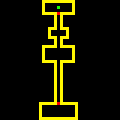

Rendered tile map (Tiled .tmx) drawn with the repository's tilesets; below, a short description and the full map source, tile grids included:
An orthogonal 40x40 tile map with 3x3 px tiles, 1 tile layer (Tile Layer 1).

<map version="1.10" tiledversion="1.11.1" orientation="orthogonal" renderorder="right-down" width="40" height="40" tilewidth="3" tileheight="3" infinite="0" nextlayerid="2" nextobjectid="1">
 <tileset firstgid="1" source="map-code-sprite-sheet.tsx" />
 <layer id="1" name="Tile Layer 1" width="40" height="40">
  <data encoding="csv">
0,0,0,0,0,0,0,0,0,0,0,0,0,0,2,2,2,2,2,2,2,2,2,2,2,0,0,0,0,0,0,0,0,0,0,0,0,0,0,0,
0,0,0,0,0,0,0,0,0,0,0,0,0,0,2,0,0,0,0,0,0,0,0,0,2,0,0,0,0,0,0,0,0,0,0,0,0,0,0,0,
0,0,0,0,0,0,0,0,0,0,0,0,0,0,2,0,0,0,0,4,0,0,0,0,2,0,0,0,0,0,0,0,0,0,0,0,0,0,0,0,
0,0,0,0,0,0,0,0,0,0,0,0,0,0,2,0,0,0,0,0,0,0,0,0,2,0,0,0,0,0,0,0,0,0,0,0,0,0,0,0,
0,0,0,0,0,0,0,0,0,0,0,0,0,0,2,2,2,2,2,3,2,2,2,2,2,0,0,0,0,0,0,0,0,0,0,0,0,0,0,0,
0,0,0,0,0,0,0,0,0,0,0,0,0,0,0,0,0,0,2,0,2,0,0,0,0,0,0,0,0,0,0,0,0,0,0,0,0,0,0,0,
0,0,0,0,0,0,0,0,0,0,0,0,0,0,0,0,0,0,2,0,2,0,0,0,0,0,0,0,0,0,0,0,0,0,0,0,0,0,0,0,
0,0,0,0,0,0,0,0,0,0,0,0,0,0,0,0,0,0,2,0,2,0,0,0,0,0,0,0,0,0,0,0,0,0,0,0,0,0,0,0,
0,0,0,0,0,0,0,0,0,0,0,0,0,0,0,0,0,0,2,0,2,0,0,0,0,0,0,0,0,0,0,0,0,0,0,0,0,0,0,0,
0,0,0,0,0,0,0,0,0,0,0,0,0,0,0,0,2,2,2,0,2,2,2,0,0,0,0,0,0,0,0,0,0,0,0,0,0,0,0,0,
0,0,0,0,0,0,0,0,0,0,0,0,0,0,0,0,2,0,0,0,0,0,2,0,0,0,0,0,0,0,0,0,0,0,0,0,0,0,0,0,
0,0,0,0,0,0,0,0,0,0,0,0,0,0,0,0,2,0,0,0,0,0,2,0,0,0,0,0,0,0,0,0,0,0,0,0,0,0,0,0,
0,0,0,0,0,0,0,0,0,0,0,0,0,0,0,0,2,2,2,0,2,2,2,0,0,0,0,0,0,0,0,0,0,0,0,0,0,0,0,0,
0,0,0,0,0,0,0,0,0,0,0,0,0,0,0,0,0,0,2,0,2,0,0,0,0,0,0,0,0,0,0,0,0,0,0,0,0,0,0,0,
0,0,0,0,0,0,0,0,0,0,0,0,0,0,0,0,0,0,2,0,2,0,0,0,0,0,0,0,0,0,0,0,0,0,0,0,0,0,0,0,
0,0,0,0,0,0,0,0,0,0,0,0,0,0,2,2,2,2,2,0,2,2,2,2,2,0,0,0,0,0,0,0,0,0,0,0,0,0,0,0,
0,0,0,0,0,0,0,0,0,0,0,0,0,0,2,0,0,0,0,0,0,0,0,0,2,0,0,0,0,0,0,0,0,0,0,0,0,0,0,0,
0,0,0,0,0,0,0,0,0,0,0,0,0,0,2,0,0,0,0,0,0,0,0,0,2,0,0,0,0,0,0,0,0,0,0,0,0,0,0,0,
0,0,0,0,0,0,0,0,0,0,0,0,0,0,2,0,0,0,0,0,0,0,0,0,2,0,0,0,0,0,0,0,0,0,0,0,0,0,0,0,
0,0,0,0,0,0,0,0,0,0,0,0,0,0,2,0,0,0,0,0,0,0,0,0,2,0,0,0,0,0,0,0,0,0,0,0,0,0,0,0,
0,0,0,0,0,0,0,0,0,0,0,0,0,0,2,2,2,2,2,0,2,2,2,2,2,0,0,0,0,0,0,0,0,0,0,0,0,0,0,0,
0,0,0,0,0,0,0,0,0,0,0,0,0,0,0,0,0,0,2,0,2,0,0,0,0,0,0,0,0,0,0,0,0,0,0,0,0,0,0,0,
0,0,0,0,0,0,0,0,0,0,0,0,0,0,0,0,0,0,2,0,2,0,0,0,0,0,0,0,0,0,0,0,0,0,0,0,0,0,0,0,
0,0,0,0,0,0,0,0,0,0,0,0,0,0,0,0,0,0,2,0,2,0,0,0,0,0,0,0,0,0,0,0,0,0,0,0,0,0,0,0,
0,0,0,0,0,0,0,0,0,0,0,0,0,0,0,0,0,0,2,0,2,0,0,0,0,0,0,0,0,0,0,0,0,0,0,0,0,0,0,0,
0,0,0,0,0,0,0,0,0,0,0,0,0,0,0,0,0,0,2,0,2,0,0,0,0,0,0,0,0,0,0,0,0,0,0,0,0,0,0,0,
0,0,0,0,0,0,0,0,0,0,0,0,0,0,0,0,0,0,2,0,2,0,0,0,0,0,0,0,0,0,0,0,0,0,0,0,0,0,0,0,
0,0,0,0,0,0,0,0,0,0,0,0,0,0,0,0,0,0,2,0,2,0,0,0,0,0,0,0,0,0,0,0,0,0,0,0,0,0,0,0,
0,0,0,0,0,0,0,0,0,0,0,0,0,0,0,0,0,0,2,0,2,0,0,0,0,0,0,0,0,0,0,0,0,0,0,0,0,0,0,0,
0,0,0,0,0,0,0,0,0,0,0,0,0,0,0,0,0,0,2,0,2,0,0,0,0,0,0,0,0,0,0,0,0,0,0,0,0,0,0,0,
0,0,0,0,0,0,0,0,0,0,0,0,0,0,0,0,0,0,2,0,2,0,0,0,0,0,0,0,0,0,0,0,0,0,0,0,0,0,0,0,
0,0,0,0,0,0,0,0,0,0,0,0,0,0,0,0,0,0,2,0,2,0,0,0,0,0,0,0,0,0,0,0,0,0,0,0,0,0,0,0,
0,0,0,0,0,0,0,0,0,0,0,0,0,0,0,0,0,0,2,0,2,0,0,0,0,0,0,0,0,0,0,0,0,0,0,0,0,0,0,0,
0,0,0,0,0,0,0,0,0,0,0,0,0,0,0,0,0,0,2,0,2,0,0,0,0,0,0,0,0,0,0,0,0,0,0,0,0,0,0,0,
0,0,0,0,0,0,0,0,0,0,0,0,0,2,2,2,2,2,2,3,2,2,2,2,2,2,0,0,0,0,0,0,0,0,0,0,0,0,0,0,
0,0,0,0,0,0,0,0,0,0,0,0,0,2,0,0,0,0,0,1,0,0,0,0,0,2,0,0,0,0,0,0,0,0,0,0,0,0,0,0,
0,0,0,0,0,0,0,0,0,0,0,0,0,2,0,0,0,0,0,0,0,0,0,0,0,2,0,0,0,0,0,0,0,0,0,0,0,0,0,0,
0,0,0,0,0,0,0,0,0,0,0,0,0,2,0,0,0,0,0,0,0,0,0,0,0,2,0,0,0,0,0,0,0,0,0,0,0,0,0,0,
0,0,0,0,0,0,0,0,0,0,0,0,0,2,0,0,0,0,0,0,0,0,0,0,0,2,0,0,0,0,0,0,0,0,0,0,0,0,0,0,
0,0,0,0,0,0,0,0,0,0,0,0,0,2,2,2,2,2,2,2,2,2,2,2,2,2,0,0,0,0,0,0,0,0,0,0,0,0,0,0
</data>
 </layer>
</map>